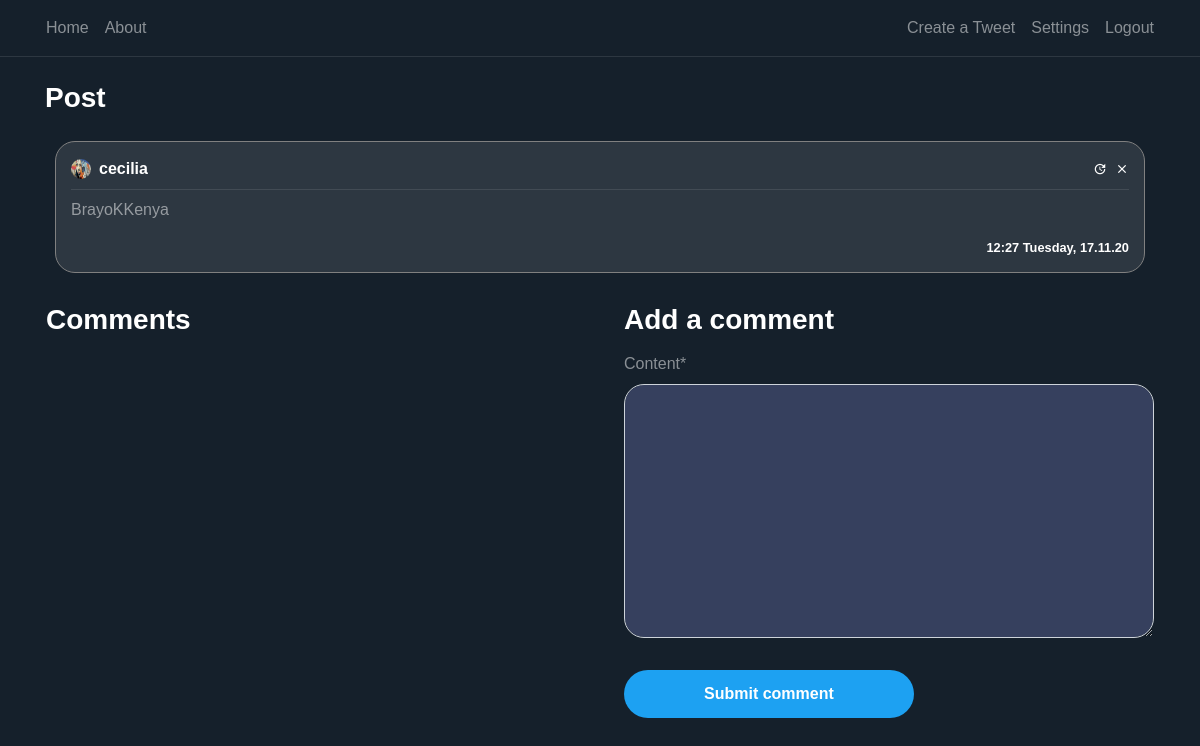
The app's page /post/1/ (signed in) with its own data.
### blog/models.py (models this page shows, shortened)
class Post(models.Model):
    content = models.TextField(max_length=1000)
    date_posted = models.DateTimeField(default=timezone.now)
    author = models.ForeignKey(User, on_delete=models.CASCADE)
    likes= models.IntegerField(default=0)
    dislikes= models.IntegerField(default=0)

### users/models.py (models this page shows, shortened)
class Profile(models.Model):
    user = models.OneToOneField(User, on_delete=models.CASCADE)
    image = models.ImageField(default='default.png', upload_to='profile_pics')

### blog/views.py (the view)
# urls.py: path('post/<int:pk>/', PostDetailView.as_view(), name='post-detail'),
class PostDetailView(DetailView):
    model = Post
    template_name = 'blog/post_detail.html'
    context_object_name = 'post'
    def get_context_data(self, **kwargs):
        data = super().get_context_data(**kwargs)
        comments_connected = Comment.objects.filter(post_connected=self.get_object()).order_by('-date_posted')
        data['comments'] = comments_connected
        data['form'] = NewCommentForm(instance=self.request.user)
        return data
    def post(self, request, *args, **kwargs):
        new_comment = Comment(content=request.POST.get('content'),
                              author=self.request.user,
                              post_connected=self.get_object())
        new_comment.save()
        return self.get(self, request, *args, **kwargs)

### blog/forms.py
class NewCommentForm(forms.ModelForm):
    class Meta:
        model = Comment
        fields = ['content']

### blog/templates/blog/post_detail.html (shortened to what this page needs)
{% extends "blog/base.html" %}
{% load crispy_forms_tags %}
{% block content %}
<div class="container">
    <h3 class="white-important mb-3">
        Post
    </h3>
   <article class="media content-section">
        <div style="width: 100%; word-break: break-all;" class="hovered-tweet-comment">
            <div class="pb-2 row m-0 " style="width: 100%; margin-right: 0 !important;">
               <div
                       style="padding-left: 0px !important;"
                       class="col-8 no-padding d-flex align-items-center">
                   <img
                       class="rounded-circle mr-2"
                       style="width: 20px; height: 20px;"
                       src="{{ post.author.profile.image.url }}">
                   <a class="mr-2 white-important" href="{% url 'user-posts' post.author %}">
                       {{ post.author }}
                   </a>
               </div>
               <div class="col-4 d-flex flex-row-reverse no-padding align-items-center"
                    style="padding-right: 0 !important;">
                   {% if post.author == user %}
                        <a class="material-icons ml-2"
                           style="font-size: 14px"
                                href="{% url 'post-delete' post.id %}">clear</a>
                        <a class="material-icons ml-2"
                           style="font-size: 14px"
                                href="{% url 'post-update' post.id %}">update</a>
                    {%  endif %}
               </div>
           </div>
            <div
                    class="mb-2 "
                    style="width: 100%; height: 1px; background-color: rgba(255, 255, 255, 0.1)"></div>
            <a style="color: rgba(255, 255, 255, 0.5) !important;">
                <p>
                    {{ post.content }}
                </p>
                <small
                    class="white-important d-flex full-width flex-row-reverse">
                    {{ post.date_posted | date:"H:i l, d.m.y" }}
                </small>
            </a>
        </div>
   </article>
    <div class="row pl-3">
        <div class="col-12 col-md-6 pl-0">
         <h3 class="white-important mb-3">
             Comments
         </h3>
        </div>
        {% if user is not None %}
            <div class="col-12 col-md-6 pl-0 pl-md-3 pr-3">
                <h3 class="white-important mb-3">
                    Add a comment
                </h3>
                <form method="POST">
                    <fieldset class="form-group">
                        {{ form | crispy }}
                    </fieldset>
                    <div class="form-group">
                        <button class="btn btn-outline-primary" type="submit">Submit comment</button>
                    </div>
                </form>
            </div>
        {% endif %}
    </div>
  </div>
{% endblock content %}

### blog/static/blog/main.css (style rules this page uses)
:root { --muted-color: rgba(255, 255, 255, 0.5); }
body { background: #15202b; color: var(--muted-color); margin-top: 5rem; }
h1, h2, h3, h4, h5, h6 { color: var(--muted-color); }
.content-section { padding: 10px 10px; margin-bottom: 20px; }
.no-padding { padding: 0 !important; }
a { color: white; text-underline: none; text-decoration: none !important; }
article { border-radius: 4px; }
.white-important { color: white; font-weight: bold; }
.full-width { width: 100% }
.btn-outline-primary { border-color: white; color: white !important; padding: 12px 80px 12px 80px; font-weight: bold; background-color: #1da1f2; border:0; border-radius: 25px; }
.form-control { background-color: #36405e !important; color: var(--muted-color) !important; box-shadow: 0 0 0 0 !important; border-radius: 20px !important; }
.hovered-tweet-comment { background-color: #2d3741 !important; padding:15px; border-radius: 20px; border:1px solid grey; }

### blog/static/blog/style.css (style rules this page uses)
body { font-family: Arial, Helvetica, sans-serif; height: 100vh; margin: 0; padding: 0; }

### records on screen
Post: author.profile.image (picture), author "cecilia", content "BrayoKKenya", date_posted "12:27 Tuesday, 17.11.20"
